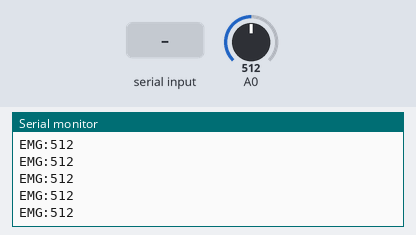
A sketch run on a simulated Arduino Uno, built with avr-gcc and run on an emulated ATmega328P. On the bench: the last lines printed to the serial monitor. Inputs (shaded band) come from the test bench; at power-on: A0 = 512.

Above: at 1.2 s.
1.3 s: A0 set to 716
At 1.31 s:
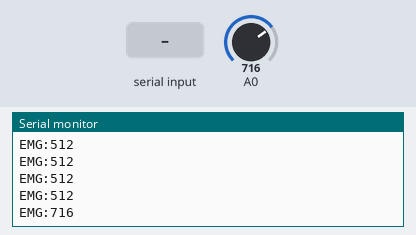
2.8 s: "1" received over Serial
At 2.81 s:
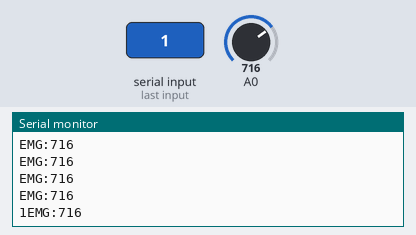
4.3 s: "0" received over Serial
At 4.32 s:
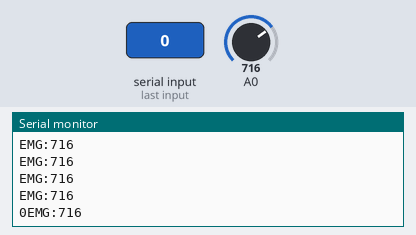
5.8 s: A0 set to 900
At 5.82 s:
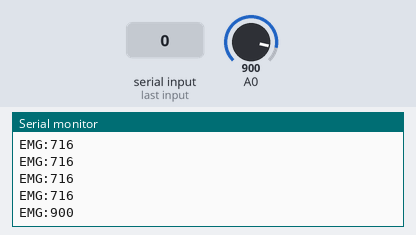
Timing chart, 0 to 8.3 s (numbered marks = the images above; inputs shaded):
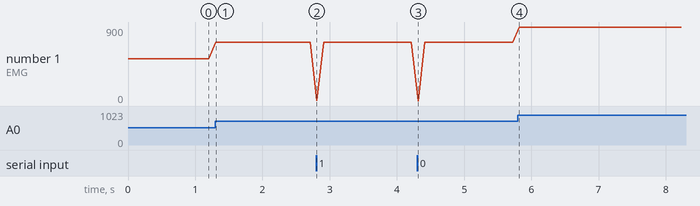

Measured:
- after the input at 1.3 s, the serial monitor: prints a new line at once (image 1)
- after the input at 2.8 s, the serial monitor: prints a new line at once (image 2)
- after the input at 4.3 s, the serial monitor: prints a new line at once (image 3)
- after the input at 5.8 s, the serial monitor: prints a new line at once (image 4)
- plotted number 1: 512 → 716 after the input at 1.3 s, 716 → 900 after the input at 5.8 s

The sketch:

serial2csv.ino
```cpp
#define LIVESERIAL(id, value) { Serial.print(id);  Serial.print(':');  Serial.println(value); }
#define LIVESERIAL_MILLIS(id, value) { unsigned long ms = millis(); Serial.print(id);  Serial.print(':');  Serial.print(value);  Serial.print('@');  Serial.println(ms); }

int senal;
int i = 0;

void setup() {
  Serial.begin(115200);
}

void loop() {
    while(Serial.available())
    {
      Serial.print((char)Serial.read());
    }

    LIVESERIAL("EMG", analogRead(A0)); //CAMPOS ---> ("NOMBRE DE LA SEÑAL", VARIABLE_LECTURA)
    //LIVESERIAL_MILLIS("WITH_MILLIS", 2.0*cos(ms/500.0));
    delay(100);
}
```
